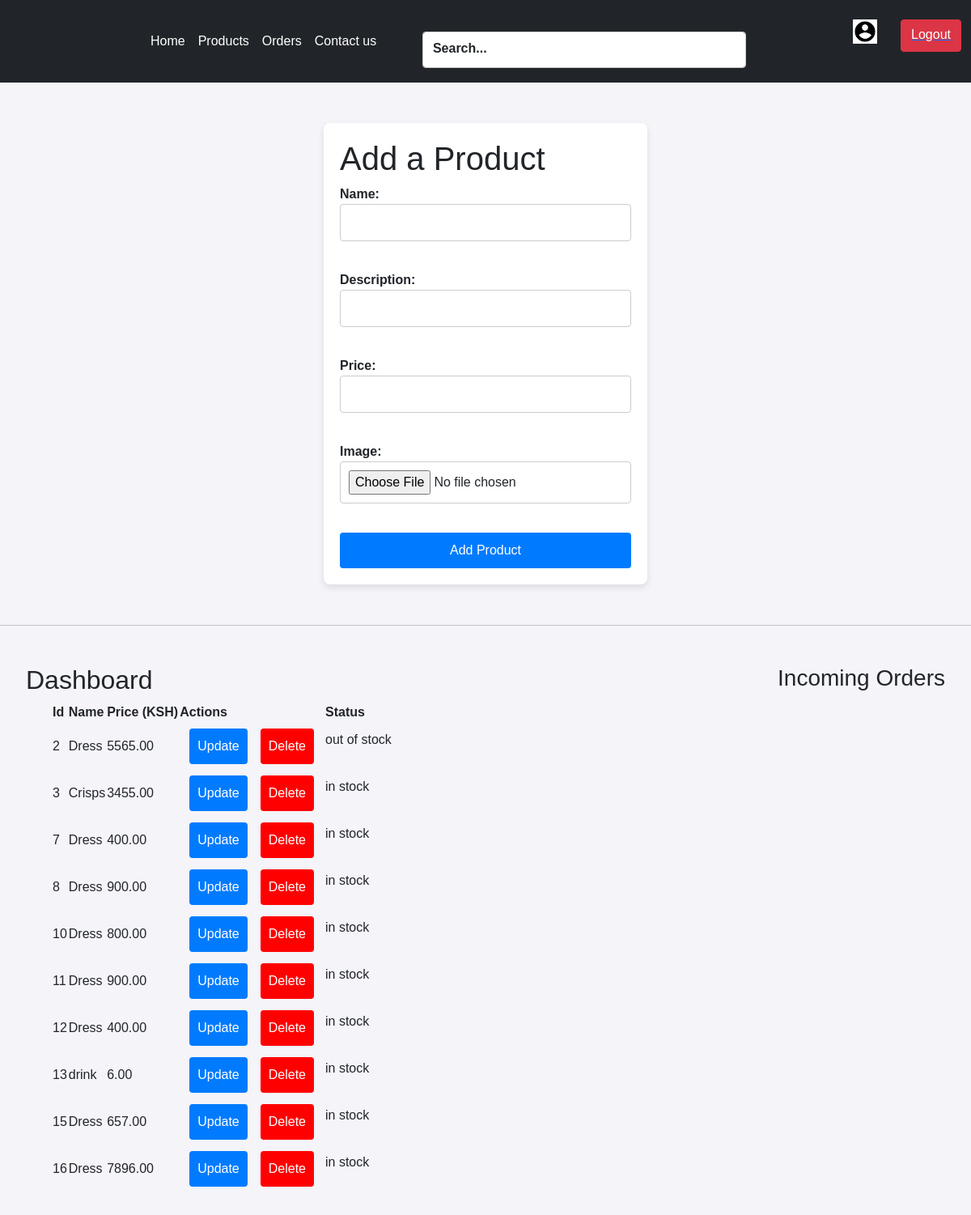
The page /products/ (signed in) on the database its author committed.
### auths/models.py (models this page shows, shortened)
class Product(models.Model):
    name = models.CharField(max_length=255)
    description = models.CharField(max_length=255)
    price = models.DecimalField(max_digits=10,decimal_places=2)
    image = models.ImageField(upload_to='product_images/',blank=True,null=True)
    user=models.ForeignKey(User,on_delete=models.CASCADE,null=True)
    created_at=models.DateTimeField(auto_now_add=True, null=True)
    ordered=models.BooleanField(default=False,null=True)

### auths/views.py (the view)
# urls.py: path('products/', views.product_view, name='products'),
@login_required
def product_view(request):
    if request.method == "POST":
        form = productform(request.POST ,request.FILES)
        if form.is_valid():
          product=form.save()
          product.user=request.user
          product.ordered=False
          product.save()
        return redirect('products')
    else:
        form =productform()
    products =Product.objects.all()
    orders=Order.objects.all()
    return render(request, 'products.html',{'form':form,'products':products,'orders':orders})

### auths/productform.py
class productform(forms.ModelForm):
    class Meta:
        model = Product
        fields = ['name', 'description', 'price','image',]

### auths/templates/products.html (shortened to what this page needs)
<!DOCTYPE html>
<html lang="en">
  <head>
    <link
      href="/your-path-to-fontawesome/css/fontawesome.css"
      rel="stylesheet"
    />
    <link
      href="/your-path-to-fontawesome/css/custom-icons.css"
      rel="stylesheet"
    />
    <link
      href="https://cdn.jsdelivr.net/npm/bootstrap@5.0.2/dist/css/bootstrap.min.css"
      rel="stylesheet"
    />
  </head>
  <body>
    <nav class="navbar nav navbar-expand-lg navbar-light bg-dark">
      <div class="container-fluid">
        <div class="collapse navbar-collapse" id="navbarSupportedContent">
          <ul
            style="margin-left: 150px; color: white"
            class="navbar-nav me-auto mb-2 mb-lg-0 ml-25 text-white"
          >
            <li style="color: white" class="nav-item">
              <a
                style="color: white"
                class="nav-link active text-slate-50 g"
                aria-current="page"
                href="/"
                >Home</a
              >
            </li>
            <li class="nav-item">
              <a
                style="color: white"
                class="nav-link active g"
                aria-current="page"
                href="/products"
                >Products</a
              >
            </li>
            <li class="nav-item">
              <a
                style="color: white"
                class="nav-link active g"
                aria-current="page"
                href="/orders"
                >Orders</a
              >
            </li>
            <li class="nav-item">
              <a
                style="color: white"
                class="nav-link active g"
                aria-current="page"
                href="/contact"
                >Contact us</a
              >
            </li>
          </ul>
          <div
            style="margin-right: 8rem; width: 25rem; height: 2rem"
            class="mr-4 mb-2"
          >
            <div class="form-floating pt-2">
              <input
                style="height: 2.8rem"
                type="text"
                class="form-control"
                id="floatingInput"
                placeholder="search"
              />
              <label for="floatingInput">Search...</label>
            </div>
          </div>
          <div class="d-flex gap-4 mt-3">
            <div class="d-flex flex-column align-items-center">
              <img
                style="height: 30px; object-fit: cover"
              />
              <p>{{ user.username }}!</p>
            </div>
            <a href="{% url 'logout' %}">
              <button
                style="height: 40px; object-fit: cover"
                type="button"
                class="btn btn-danger w-full mb-2"
              >
                Logout
              </button>
            </a>
          </div>
        </div>
      </div>
    </nav>
    <div class="form-container">
      <h1>Add a Product</h1>
      <form method="post"
      action=""
        class=''
        id='boo'
        onSubmit="showToast()"
      enctype="multipart/form-data">
        {% csrf_token %} {{ form.as_p }}
        <button type="submit">Add Product</button>
      </form>
    </div>
   <hr>
   <div class="orders">
    <div>
      <h2>Dashboard</h2>
      <ul>
        <table>
          <tr>
            <th>Id</th>
            <th>Name</th>
            <th>Price (KSH)</th>
            <th>Actions</th>
            <th>Status</th>
          </tr>
          {% for product in products %}
          {% if product.user_id == user.id %}
          <tr>
            <td>{{ product.id }}</td>
            <td>{{ product.name }}</td>
            <td>{{ product.price }}</td>
            <td class="btn">
              <form method="post"
              action="{% url 'edit_product' product.id %}"
               class=''
               id='boo'
               onSubmit="showToast()">
              <button>Update</button>
            </form>
              <form method="post"
              action="{% url 'delete_product' product.id %}">
              <button class='btn1'>Delete</button>
            </form>
            </td>
            <td><p>{% if  product.ordered%}out of stock {% else %}in stock{% endif %}</p></td>
          </tr>
          {% endif %}
          {% endfor %}
        </table>
      </ul>
    </div>
    <div>
      <h3>Incoming Orders</h3>
       </div>
   </div>
  </body>
</html>

### auths/templates/products.html (style rules this page uses)
body { font-family: Arial, sans-serif; background-color: #f4f4f9; margin: 0; padding: 0; }
label { font-weight:bold; }
input[type="text"], input[type="number"], input[type="file"] { width: 100%; padding: 10px; margin-bottom: 20px; border: 1px solid #ccc; border-radius: 4px; box-sizing: border-box; font-size: 16px; }
button { width: 100%; padding: 10px; background-color: #007bff; color: white; border: none; border-radius: 4px; font-size: 16px; cursor: pointer; transition: background-color 0.3s ease; }
.form-container { width: 400px; margin: 50px auto; background-color: white; padding: 20px; border-radius: 8px; box-shadow: 0 4px 8px rgba(0, 0, 0, 0.1); }
.btn { display:flex; gap:1rem; }
.btn1 { background:red !important; }
.orders { display:flex; gap:1rem; justify-content:space-between; padding:2rem; }

### rows shown on the page
Product: id "2", name "Dress", price "5565.00", ordered "out of stock"
Product: id "3", name "Crisps", price "3455.00", ordered "in stock"
Product: id "7", name "Dress", price "400.00", ordered "in stock"
Product: id "8", name "Dress", price "900.00", ordered "in stock"
Product: id "10", name "Dress", price "800.00", ordered "in stock"
Product: id "11", name "Dress", price "900.00", ordered "in stock"
Product: id "12", name "Dress", price "400.00", ordered "in stock"
Product: id "13", name "drink", price "6.00", ordered "in stock"
Product: id "15", name "Dress", price "657.00", ordered "in stock"
Product: id "16", name "Dress", price "7896.00", ordered "in stock"
